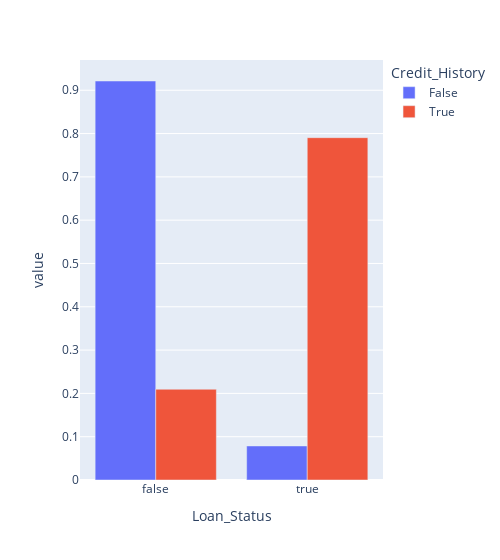

The notebook cell saved with this chart:
### Code cell
px.bar(train_df.groupby(['Loan_Status','Credit_History']).size().unstack()/train_df.groupby(['Loan_Status','Credit_History']).size().unstack().sum(),width=500,barmode="group")

### Figure 1 — Plotly figure (JSON) as saved in the notebook; plotly's stock layout.template omitted (floating-point values rounded to 4 significant figures)
{"data": [{"alignmentgroup": "True", "hovertemplate": "Credit_History=False<br>Loan_Status=%{x}<br>value=%{y}<extra></extra>", "legendgroup": "False", "marker": {"color": "#636efa", "pattern": {"shape": ""}}, "name": "False", "offsetgroup": "False", "orientation": "v", "showlegend": true, "textposition": "auto", "type": "bar", "x": [false, true], "xaxis": "x", "y": [0.9213, 0.07865], "yaxis": "y"}, {"alignmentgroup": "True", "hovertemplate": "Credit_History=True<br>Loan_Status=%{x}<br>value=%{y}<extra></extra>", "legendgroup": "True", "marker": {"color": "#EF553B", "pattern": {"shape": ""}}, "name": "True", "offsetgroup": "True", "orientation": "v", "showlegend": true, "textposition": "auto", "type": "bar", "x": [false, true], "xaxis": "x", "y": [0.2095, 0.7905], "yaxis": "y"}], "layout": {"barmode": "group", "legend": {"title": {"text": "Credit_History"}, "tracegroupgap": 0}, "margin": {"t": 60}, "width": 500, "xaxis": {"anchor": "y", "domain": [0, 1], "title": {"text": "Loan_Status"}}, "yaxis": {"anchor": "x", "domain": [0, 1], "title": {"text": "value"}}}}
